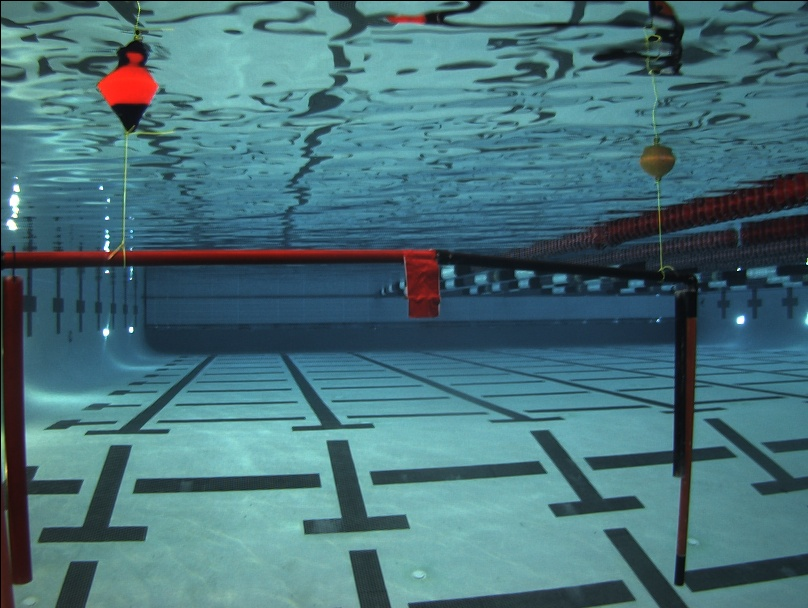
#> input picture images/1257.jpg, 808 x 608 px
$ jupyter execute COLOR_FILTERING.ipynb   (shell and % lines are left out)
#> lines starting #> are read from the running program, lines starting #| are printed output that depends on the picture; after the words box and inside, x2 and y2 are one past the last pixel; in counts of white or black regions, pixels touching at a corner belong together
# Color Filtering

[cell 1]
import cv2
import numpy as np
import pandas as pd
import os
from matplotlib import pyplot as plt

[cell 2]
def resize(img, scale): # resize image to scale value param
    return cv2.resize(img, (int(img.shape[1] * scale), int(img.shape[0] * scale) ) )


def scaled(img, scale): # returns new scale value
    img_shape_x, img_shape_y, channels = img.shape
    if img_shape_x > scale:
        return scale / img_shape_x
    else:
        return 1


def color_filter(image, lower_upper_list): # 2nd param now takes a list to handle python3
    lower = np.array(lower_upper_list[0], dtype="uint8")
    upper = np.array(lower_upper_list[1], dtype="uint8")

    mask = cv2.inRange(image, lower, upper)
    output = cv2.bitwise_and(image, image, mask = mask)

    return output, mask

[cell 3]
img_folder = "../images/"

img_base_name = "1257" # 1227, 1231, 1249, 1257, 1259
img_path = img_folder + img_base_name + ".jpg"

img = cv2.imread(img_path)
#> img is the input picture: shape (608, 808, 3); mean B, G, R 121.9, 114.2, 72.8

img.shape
#> Out = (608, 808, 3)

[cell 4]
print("OpenCV native format - BGR")
plt.figure(figsize=(10, 6) )
plt.imshow(img)
plt.show()

print("RGB")
plt.figure(figsize=(10, 6) )
plt.imshow(cv2.cvtColor(img, cv2.COLOR_BGR2RGB) )
plt.show()

print("HSV")
plt.figure(figsize=(10, 6) )
plt.imshow(cv2.cvtColor(img, cv2.COLOR_BGR2HSV) )
plt.show()
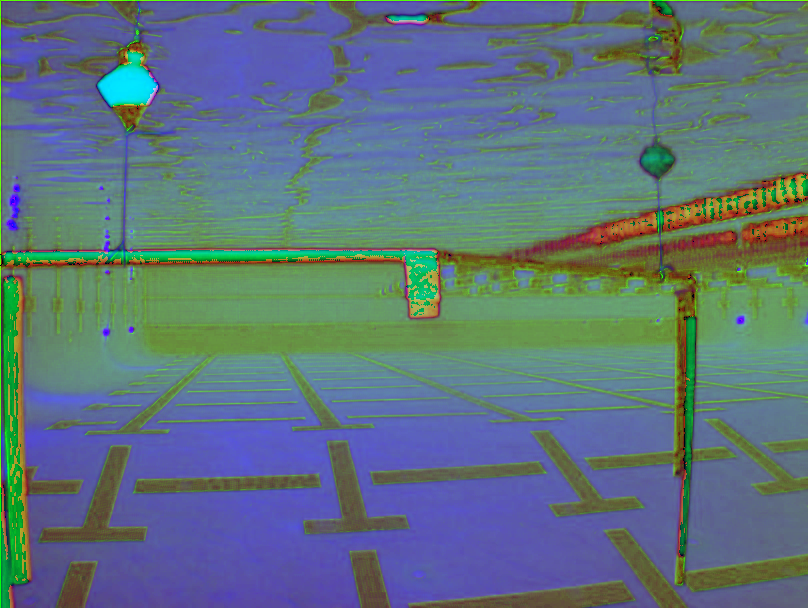
#> shown: shape (608, 808, 3); mean R, G, B 93.4, 114.9, 125.4

# color thresh
---

[cell 5]
## RGB TEST VALUES
#lower_thresh = np.array([0, 0, 0])
#upper_thresh = np.array([100, 100, 100])

#img_rgb = cv2.cvtColor(img, cv2.COLOR_BGR2RGB)

[cell 6]
## HSV TEST VALUES
#lower_thresh = np.array([0, 0, 0])
#upper_thresh = np.array([180, 255, 60])

lower_thresh = np.array([0, 100, 0])
upper_thresh = np.array([180, 200, 150])

img_hsv = cv2.cvtColor(img, cv2.COLOR_BGR2HSV)

# 1227 - [0, 0, 0] -> [180, 255, 50]
# 1231 - same

[cell 7]
#img_color_filt, mask = color_filter(img_rgb, [lower_thresh, upper_thresh] )
img_color_filt, mask = color_filter(img_hsv, [lower_thresh, upper_thresh] )
#> in color_filter, `lower = np.array(lower_upper_list[0], dtype="uint8")`: lower = [0, 100, 0]
#> in color_filter, `upper = np.array(lower_upper_list[1], dtype="uint8")`: upper = [180, 200, 150]
#> in color_filter, `mask = cv2.inRange(image, lower, upper)`:
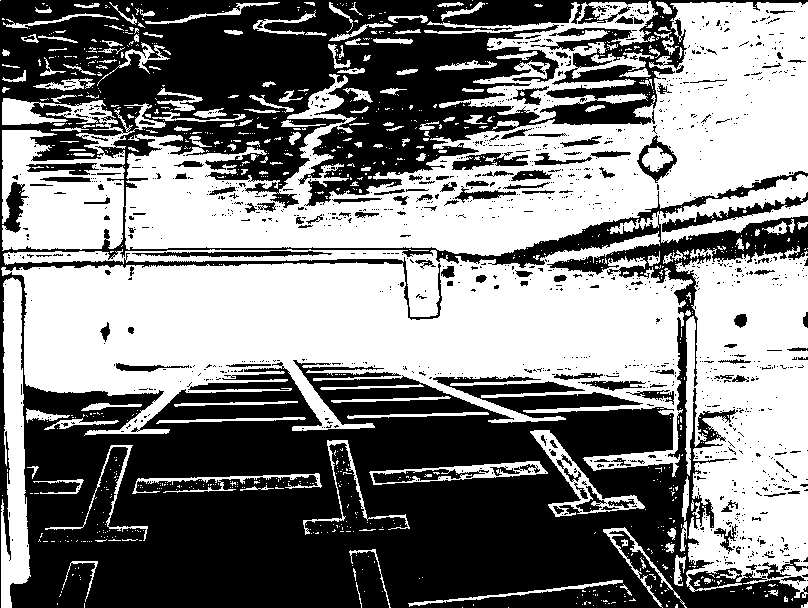
#> mask: shape (608, 808); 49.9% white; 946 white regions (779 under 20 px), largest, box (x1, y1, x2, y2) and area: (1, 231, 693, 477) 85677, (125, 2, 808, 256) 69716, (675, 246, 808, 598) 34457
#> in color_filter, `output = cv2.bitwise_and(image, image, mask = mask)`: output: shape (608, 808, 3); mean H, S, V 47.8, 67.2, 51.9

[cell 8]
plt.figure(figsize=(10, 6) )
plt.imshow(img_color_filt) # original color space
plt.show()

[cell 9]
plt.figure(figsize=(10, 6) )
plt.imshow(cv2.cvtColor(img_color_filt, cv2.COLOR_HSV2RGB) )
plt.show()
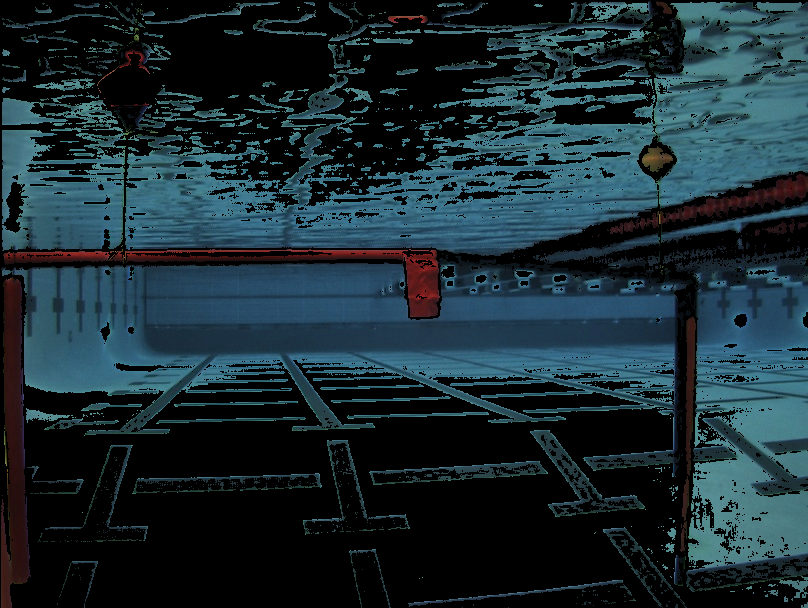
#> shown: shape (608, 808, 3); mean R, G, B 25.7, 43.5, 50.6

[cell 10]
plt.figure(figsize=(10, 6) )
plt.imshow(cv2.cvtColor(img_color_filt, cv2.COLOR_HSV2BGR) )
plt.show()
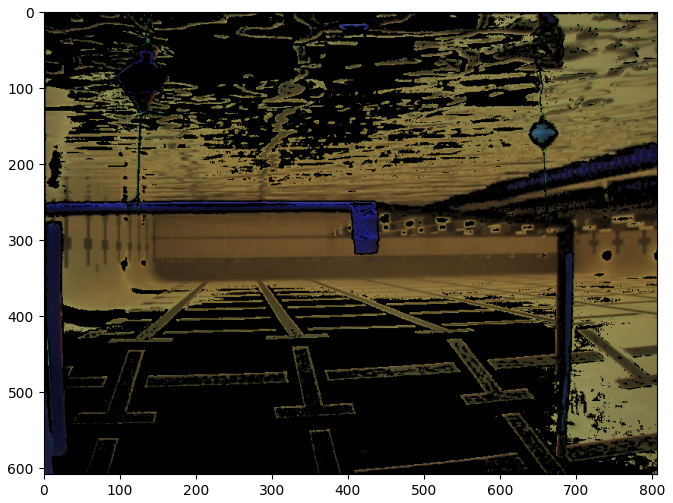
#> figure drawn by matplotlib, 1 panel; B, G, R data is drawn as R, G, B

[cell 11]
plt.figure(figsize=(10, 6) )
plt.imshow(cv2.cvtColor(img_color_filt, cv2.COLOR_RGB2HSV) )
plt.show()
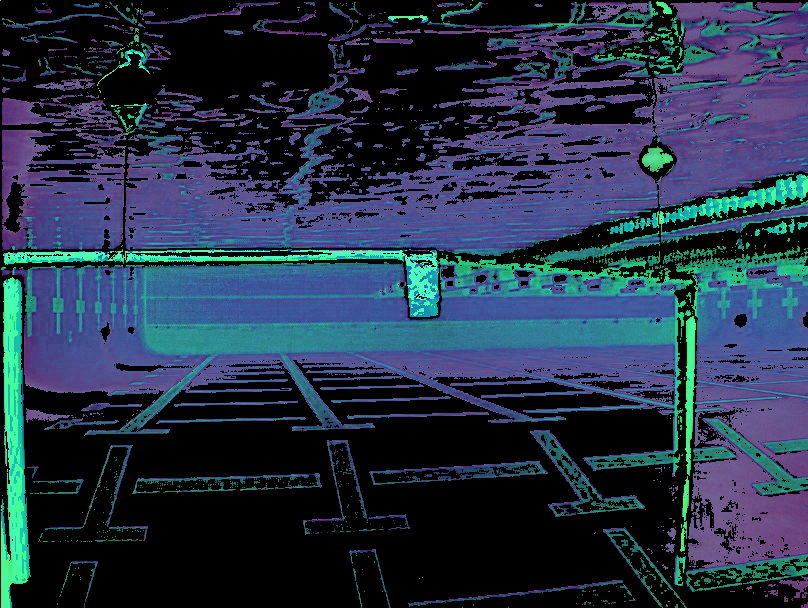
#> shown: shape (608, 808, 3); mean R, G, B 35.7, 50.4, 70.2

[cell 12]
plt.figure(figsize=(10, 6) )
plt.imshow(cv2.cvtColor(img_color_filt, cv2.COLOR_RGB2BGR) )
plt.show()
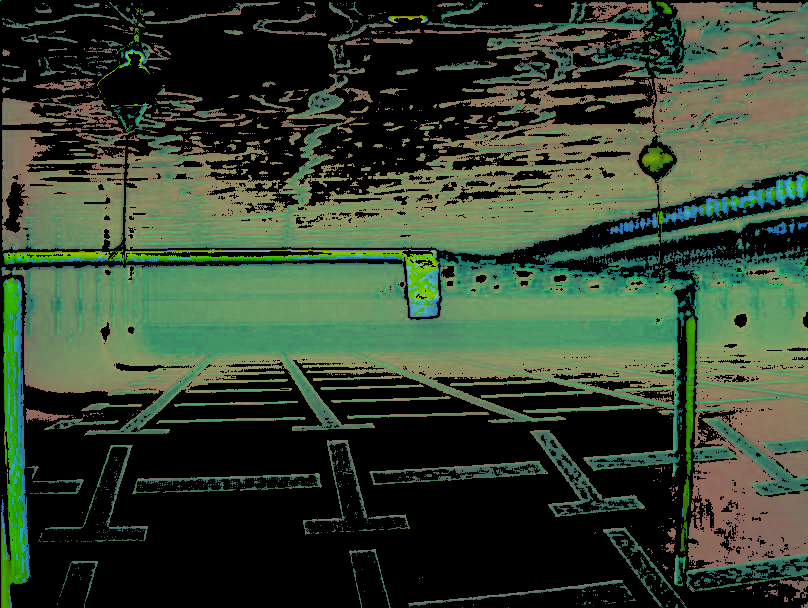
#> shown: shape (608, 808, 3); mean R, G, B 51.9, 67.2, 47.8

[cell 13]
plt.figure(figsize=(10, 6) )
plt.imshow(mask, cmap="gray")
plt.show()

*prev mask compare*

[cell 14]
plt.figure(figsize=(10, 6) )
plt.imshow(mask, cmap="gray")
plt.show()

# color filter pt. 2
---

[cell 15]
## RGB TEST VALUES
lower_thresh_2 = np.array([0, 0, 0])
upper_thresh_2 = np.array([255, 100, 255])

img_rgb_2 = img_color_filt.copy()

[cell 16]
## HSV TEST VALUES
#lower_thresh = np.array([0, 0, 0])
#upper_thresh = np.array([180, 255, 60])

img_hsv_2 = img_color_filt.copy()

[cell 17]
img_color_filt_2, mask_2 = color_filter(img_rgb_2, [lower_thresh_2, upper_thresh_2] )
#> in color_filter (call 2), `lower = np.array(lower_upper_list[0], dtype="uint8")`: lower = [0, 0, 0]
#> in color_filter (call 2), `upper = np.array(lower_upper_list[1], dtype="uint8")`: upper = [255, 100, 255]
#> in color_filter (call 2), `mask = cv2.inRange(image, lower, upper)`:
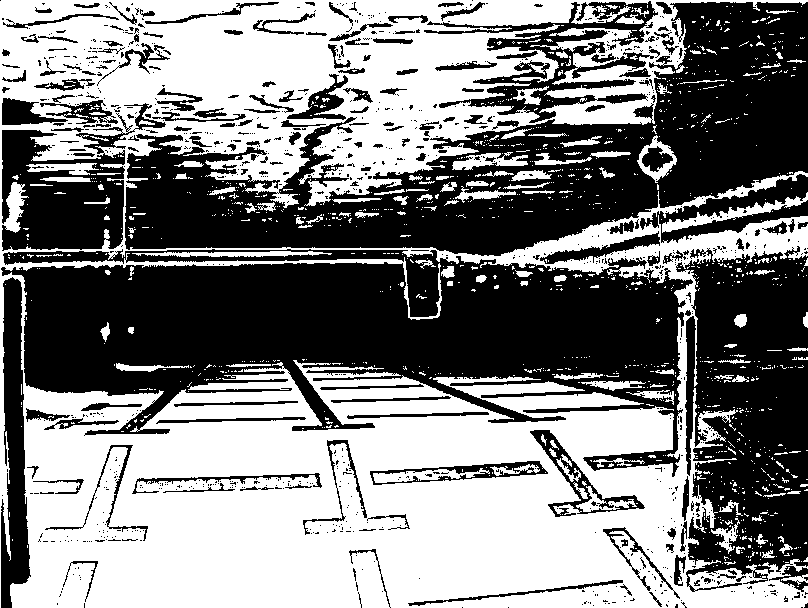
#> mask: shape (608, 808); 50.8% white; 962 black regions (782 under 20 px), largest, box (x1, y1, x2, y2) and area: (1, 249, 693, 477) 84272, (125, 2, 808, 256) 68413, (676, 246, 808, 592) 33155
#> in color_filter (call 2), `output = cv2.bitwise_and(image, image, mask = mask)`: output: shape (608, 808, 3); mean H, S, V 0.7, 0.7, 0.7
#img_color_filt_2, mask_2 = color_filter(img_hsv_2, [lower_thresh_2, upper_thresh_2] )

[cell 18]
plt.figure(figsize=(10, 6) )
plt.imshow(img_color_filt_2)
plt.show()

[cell 19]
plt.figure(figsize=(10, 6) )
plt.imshow(cv2.cvtColor(img_color_filt_2, cv2.COLOR_HSV2RGB) )
plt.show()
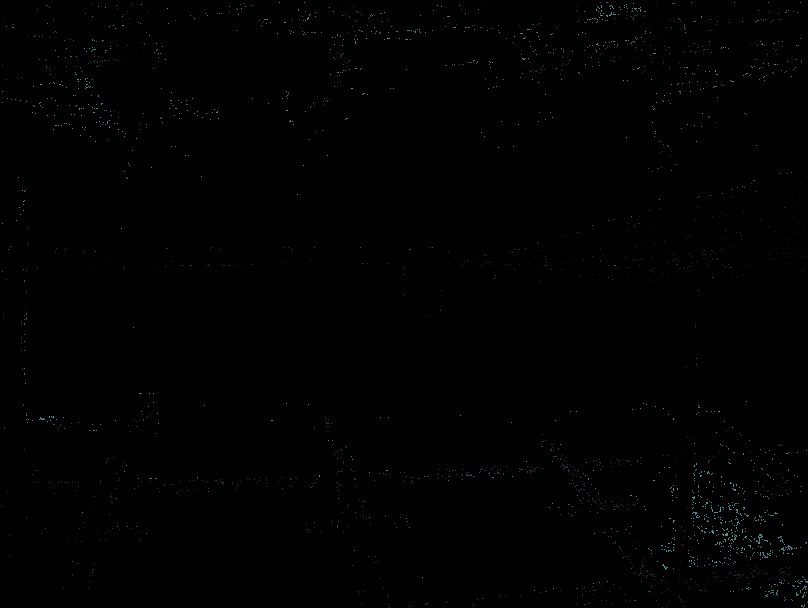
#> shown: shape (608, 808, 3); mean R, G, B 0.4, 0.6, 0.7

[cell 20]
plt.figure(figsize=(10, 6) )
#plt.imshow(cv2.cvtColor(img_color_filt_2, cv2.COLOR_HSV2BGR) )
plt.imshow(cv2.cvtColor(img_color_filt_2, cv2.COLOR_BGR2HSV) )
plt.show()

$ run again, with images/1227.jpg copied over images/1257.jpg
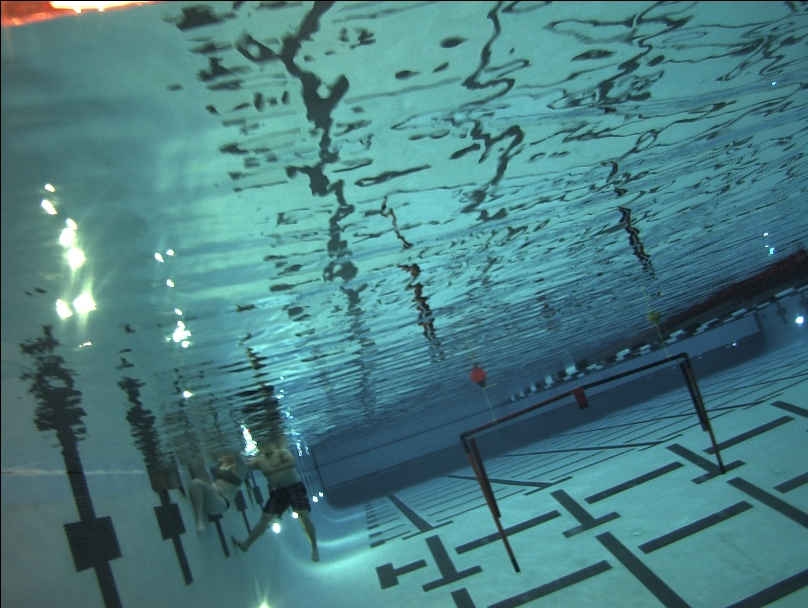
#> input picture images/1227.jpg, 808 x 608 px
#> img is the input picture: shape (608, 808, 3); mean B, G, R 129.6, 125.6, 74.3
#> lower = [0, 100, 0]
#> upper = [180, 200, 150]
#> in color_filter, `mask = cv2.inRange(image, lower, upper)`:
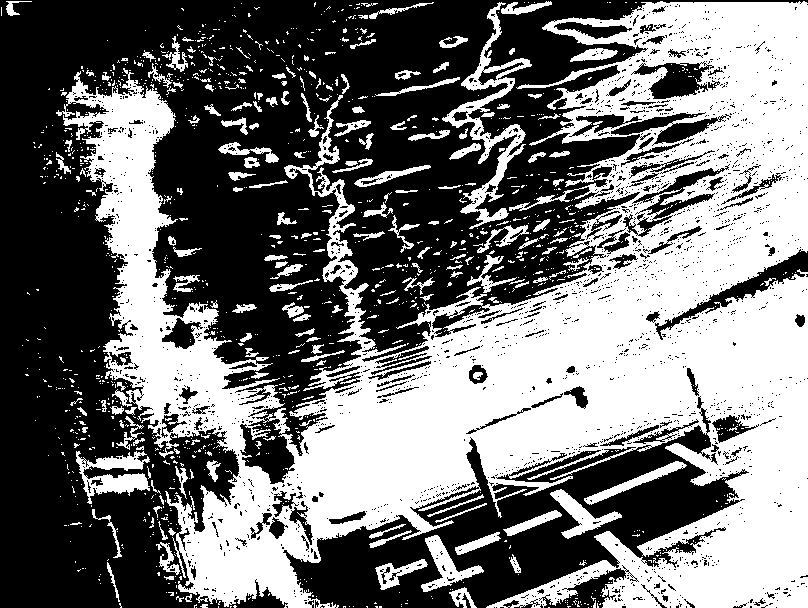
#> mask: shape (608, 808); 45.3% white; 1263 white regions (1067 under 20 px), largest, box (x1, y1, x2, y2) and area: (56, 1, 808, 608) 193874, (442, 2, 532, 229) 3837, (76, 451, 150, 504) 1790
#> output: shape (608, 808, 3); mean H, S, V 43, 58.3, 50.7
#> mask: shape (608, 808); 55.6% white; 1332 black regions (1136 under 20 px), largest, box (x1, y1, x2, y2) and area: (64, 1, 808, 608) 189875, (442, 2, 526, 229) 3444, (421, 535, 484, 592) 1127
#> output: shape (608, 808, 3); mean H, S, V 0.8, 0.9, 1
#> `plt.show()`:
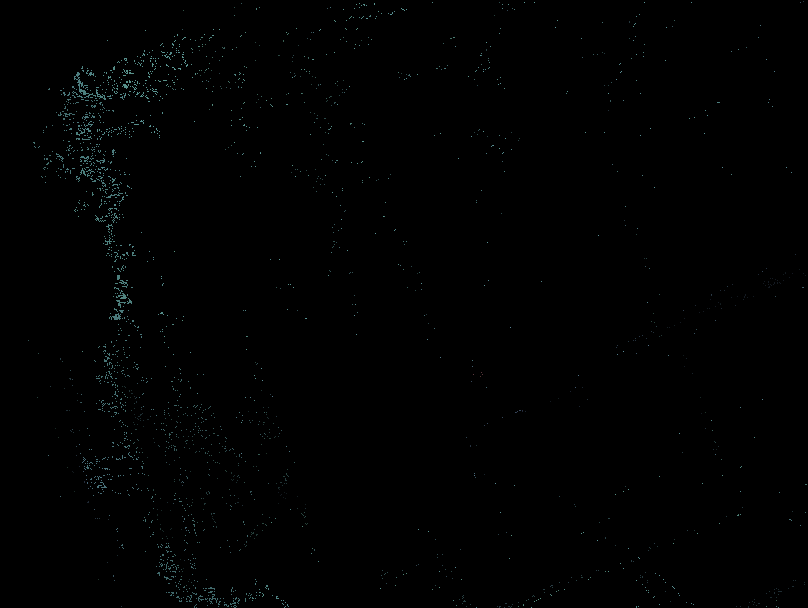
#> shown: shape (608, 808, 3); mean R, G, B 0.6, 1, 1

$ run again, with images/1231.jpg copied over images/1257.jpg
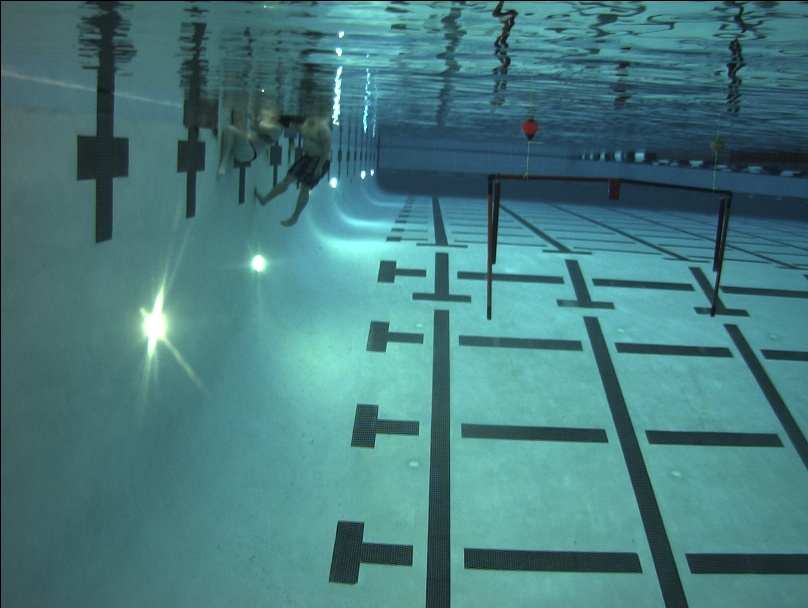
#> input picture images/1231.jpg, 808 x 608 px
#> img is the input picture: shape (608, 808, 3); mean B, G, R 126.6, 124.2, 71.8
#> lower = [0, 100, 0]
#> upper = [180, 200, 150]
#> in color_filter, `mask = cv2.inRange(image, lower, upper)`:
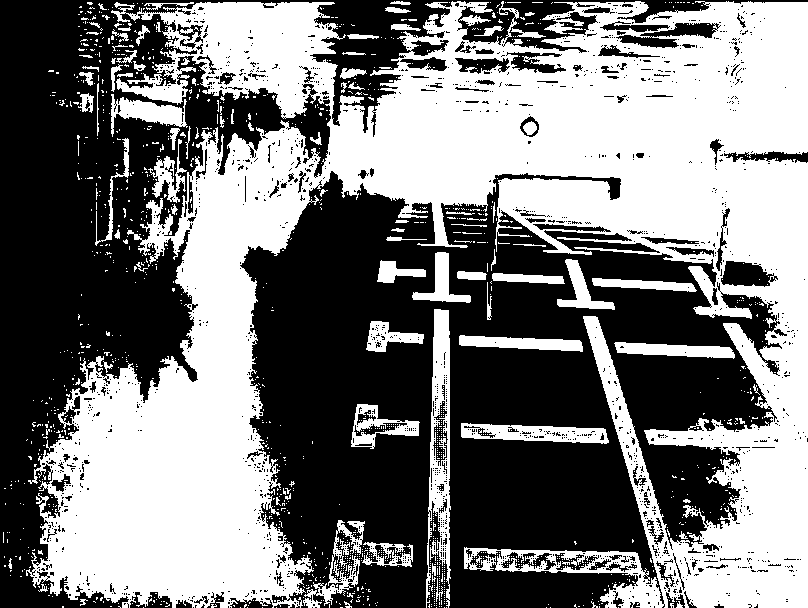
#> mask: shape (608, 808); 48.2% white; 1313 white regions (1221 under 20 px), largest, box (x1, y1, x2, y2) and area: (26, 1, 808, 608) 210595, (426, 309, 451, 608) 3748, (461, 423, 609, 444) 1903
#> output: shape (608, 808, 3); mean H, S, V 45.3, 60, 52.3
#> mask: shape (608, 808); 53% white; 1455 black regions (1348 under 20 px), largest, box (x1, y1, x2, y2) and area: (34, 1, 808, 608) 204331, (426, 309, 451, 608) 3495, (461, 423, 609, 444) 1851
#> output: shape (608, 808, 3); mean H, S, V 1.1, 1.3, 1.3
#> `plt.show()`:
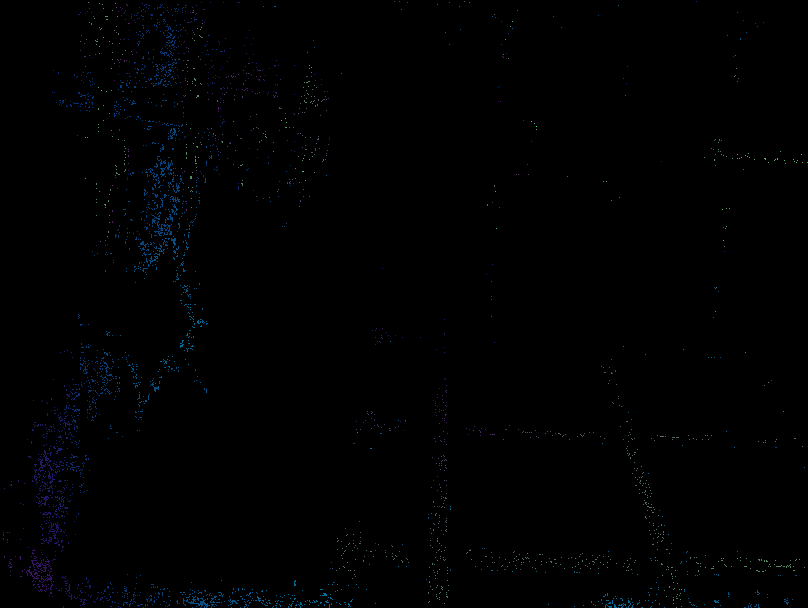
#> shown: shape (608, 808, 3); mean R, G, B 0.4, 0.8, 1.4
